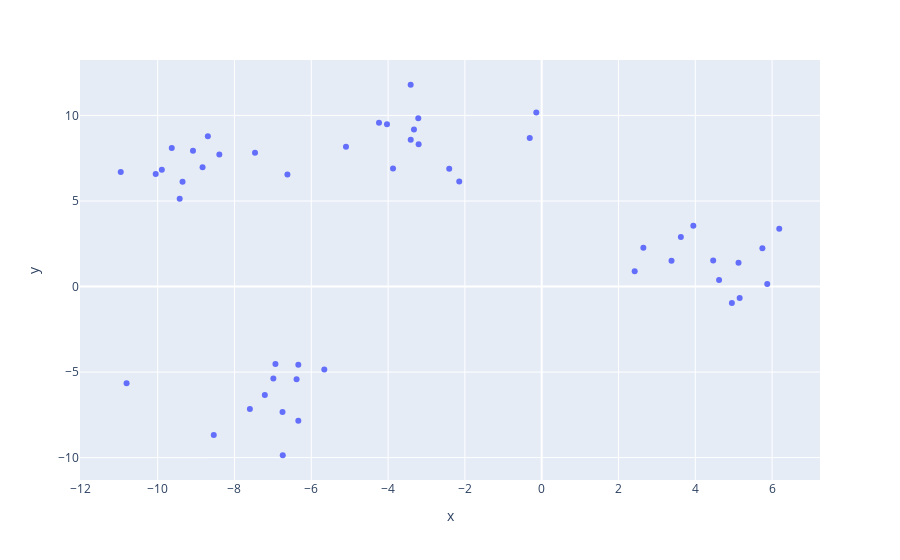

Here is the notebook cell this chart was saved with:
### Code cell
px.scatter(blobs_df, x='x', y='y')

### Figure 1 — Plotly figure (JSON) as saved in the notebook; plotly's stock layout.template omitted (floating-point values rounded to 4 significant figures)
{"data": [{"hovertemplate": "x=%{x}<br>y=%{y}<extra></extra>", "legendgroup": "", "marker": {"color": "#636efa", "symbol": "circle"}, "mode": "markers", "name": "", "orientation": "v", "showlegend": false, "type": "scatter", "x": [-3.412, 4.953, 2.422, -10.81, -3.871, -0.3107, -3.326, 4.62, 6.186, -9.891, 5.748, 5.155, -8.539, -2.408, -6.933, 5.874, -9.352, -6.749, -6.988, -5.097, -6.383, -9.633, -4.236, -8.394, -2.146, -7.209, -4.028, 3.381, -8.831, 3.949, -10.05, -5.661, 4.466, -0.1404, -6.338, -9.08, -8.693, 5.126, -7.598, -10.96, -9.426, 2.648, -6.742, -3.204, -3.213, -6.621, -3.41, -7.465, 3.624, -6.337], "xaxis": "x", "y": [11.79, -0.9663, 0.8934, -5.647, 6.896, 8.676, 9.181, 0.3866, 3.37, 6.832, 2.23, -0.6714, -8.674, 6.877, -4.533, 0.1419, 6.12, -7.329, -5.375, 8.171, -5.417, 8.093, 9.578, 7.715, 6.144, -6.344, 9.486, 1.509, 6.972, 3.559, 6.571, -4.846, 1.522, 10.17, -4.573, 7.93, 8.776, 1.396, -7.159, 6.693, 5.128, 2.268, -9.861, 8.316, 9.828, 6.546, 8.577, 7.817, 2.891, -7.848], "yaxis": "y"}], "layout": {"autosize": true, "legend": {"tracegroupgap": 0}, "margin": {"t": 60}, "xaxis": {"anchor": "y", "autorange": true, "domain": [0, 1], "range": [-11.98, 7.203], "title": {"text": "x"}, "type": "linear"}, "yaxis": {"anchor": "x", "autorange": true, "domain": [0, 1], "range": [-11.54, 13.47], "title": {"text": "y"}, "type": "linear"}}}
